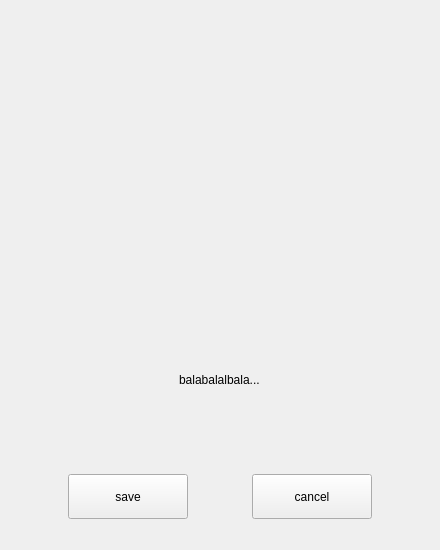
<?xml version="1.0" encoding="UTF-8"?>
<ui version="4.0">
 <class>FaceEnrollDialog</class>
 <widget class="QWidget" name="FaceEnrollDialog">
  <property name="geometry">
   <rect>
    <x>0</x>
    <y>0</y>
    <width>440</width>
    <height>550</height>
   </rect>
  </property>
  <property name="windowTitle">
   <string>FaceEnrollDialog</string>
  </property>
  <layout class="QVBoxLayout" name="verticalLayout">
   <item>
    <spacer name="verticalSpacer_2">
     <property name="orientation">
      <enum>Qt::Vertical</enum>
     </property>
     <property name="sizeHint" stdset="0">
      <size>
       <width>20</width>
       <height>40</height>
      </size>
     </property>
    </spacer>
   </item>
   <item alignment="Qt::AlignHCenter">
    <widget class="EnrollProgressBar" name="enrollProgress" native="true">
     <property name="sizePolicy">
      <sizepolicy hsizetype="Fixed" vsizetype="Fixed">
       <horstretch>0</horstretch>
       <verstretch>0</verstretch>
      </sizepolicy>
     </property>
     <property name="minimumSize">
      <size>
       <width>274</width>
       <height>274</height>
      </size>
     </property>
     <property name="maximumSize">
      <size>
       <width>274</width>
       <height>274</height>
      </size>
     </property>
    </widget>
   </item>
   <item>
    <layout class="QHBoxLayout" name="horizontalLayout">
     <property name="topMargin">
      <number>20</number>
     </property>
     <property name="bottomMargin">
      <number>20</number>
     </property>
     <item alignment="Qt::AlignHCenter">
      <widget class="QLabel" name="label_msg">
       <property name="text">
        <string>balabalalbala...</string>
       </property>
      </widget>
     </item>
    </layout>
   </item>
   <item>
    <spacer name="verticalSpacer">
     <property name="orientation">
      <enum>Qt::Vertical</enum>
     </property>
     <property name="sizeHint" stdset="0">
      <size>
       <width>20</width>
       <height>40</height>
      </size>
     </property>
    </spacer>
   </item>
   <item>
    <layout class="QHBoxLayout" name="horizontalLayout_2">
     <property name="bottomMargin">
      <number>20</number>
     </property>
     <item>
      <spacer name="horizontalSpacer">
       <property name="orientation">
        <enum>Qt::Horizontal</enum>
       </property>
       <property name="sizeHint" stdset="0">
        <size>
         <width>40</width>
         <height>20</height>
        </size>
       </property>
      </spacer>
     </item>
     <item>
      <widget class="QPushButton" name="btn_save">
       <property name="sizePolicy">
        <sizepolicy hsizetype="Fixed" vsizetype="Fixed">
         <horstretch>0</horstretch>
         <verstretch>0</verstretch>
        </sizepolicy>
       </property>
       <property name="minimumSize">
        <size>
         <width>120</width>
         <height>45</height>
        </size>
       </property>
       <property name="maximumSize">
        <size>
         <width>120</width>
         <height>45</height>
        </size>
       </property>
       <property name="text">
        <string>save</string>
       </property>
      </widget>
     </item>
     <item>
      <spacer name="horizontalSpacer_2">
       <property name="orientation">
        <enum>Qt::Horizontal</enum>
       </property>
       <property name="sizeHint" stdset="0">
        <size>
         <width>40</width>
         <height>20</height>
        </size>
       </property>
      </spacer>
     </item>
     <item>
      <widget class="QPushButton" name="btn_cancel">
       <property name="sizePolicy">
        <sizepolicy hsizetype="Fixed" vsizetype="Fixed">
         <horstretch>0</horstretch>
         <verstretch>0</verstretch>
        </sizepolicy>
       </property>
       <property name="minimumSize">
        <size>
         <width>120</width>
         <height>45</height>
        </size>
       </property>
       <property name="maximumSize">
        <size>
         <width>120</width>
         <height>45</height>
        </size>
       </property>
       <property name="text">
        <string>cancel</string>
       </property>
      </widget>
     </item>
     <item>
      <spacer name="horizontalSpacer_3">
       <property name="orientation">
        <enum>Qt::Horizontal</enum>
       </property>
       <property name="sizeHint" stdset="0">
        <size>
         <width>40</width>
         <height>20</height>
        </size>
       </property>
      </spacer>
     </item>
    </layout>
   </item>
  </layout>
 </widget>
 <customwidgets>
  <customwidget>
   <class>EnrollProgressBar</class>
   <extends>QWidget</extends>
   <header location="global">enroll-progressbar.h</header>
   <container>1</container>
  </customwidget>
 </customwidgets>
 <resources/>
 <connections/>
</ui>
